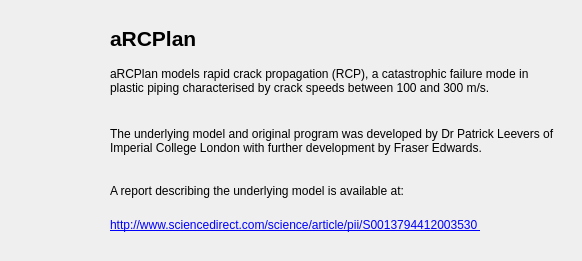
<?xml version="1.0" encoding="UTF-8"?>
<ui version="4.0">
 <class>about</class>
 <widget class="QDialog" name="about">
  <property name="geometry">
   <rect>
    <x>0</x>
    <y>0</y>
    <width>582</width>
    <height>261</height>
   </rect>
  </property>
  <property name="windowTitle">
   <string>Dialog</string>
  </property>
  <widget class="QLabel" name="label">
   <property name="geometry">
    <rect>
     <x>110</x>
     <y>30</y>
     <width>461</width>
     <height>16</height>
    </rect>
   </property>
   <property name="font">
    <font>
     <pointsize>16</pointsize>
     <weight>75</weight>
     <bold>true</bold>
    </font>
   </property>
   <property name="text">
    <string>aRCPlan</string>
   </property>
  </widget>
  <widget class="QLabel" name="label_2">
   <property name="geometry">
    <rect>
     <x>110</x>
     <y>50</y>
     <width>451</width>
     <height>61</height>
    </rect>
   </property>
   <property name="text">
    <string>aRCPlan models rapid crack propagation (RCP), a catastrophic failure mode in plastic piping characterised by crack speeds between 100 and 300 m/s.</string>
   </property>
   <property name="wordWrap">
    <bool>true</bool>
   </property>
  </widget>
  <widget class="QLabel" name="label_3">
   <property name="geometry">
    <rect>
     <x>110</x>
     <y>110</y>
     <width>451</width>
     <height>61</height>
    </rect>
   </property>
   <property name="text">
    <string>The underlying model and original program was developed by Dr Patrick Leevers of Imperial College London with further development by Fraser Edwards. </string>
   </property>
   <property name="wordWrap">
    <bool>true</bool>
   </property>
  </widget>
  <widget class="QLabel" name="label_4">
   <property name="geometry">
    <rect>
     <x>110</x>
     <y>180</y>
     <width>451</width>
     <height>21</height>
    </rect>
   </property>
   <property name="text">
    <string>A report describing the underlying model is available at:</string>
   </property>
   <property name="wordWrap">
    <bool>true</bool>
   </property>
  </widget>
  <widget class="QLabel" name="Hyperlink">
   <property name="geometry">
    <rect>
     <x>110</x>
     <y>210</y>
     <width>441</width>
     <height>31</height>
    </rect>
   </property>
   <property name="text">
    <string>&lt;a href = &quot;http://www.sciencedirect.com/science/article/pii/S0013794412003530&quot;&gt;http://www.sciencedirect.com/science/article/pii/S0013794412003530 &lt;/a&gt;</string>
   </property>
   <property name="textFormat">
    <enum>Qt::RichText</enum>
   </property>
   <property name="wordWrap">
    <bool>true</bool>
   </property>
   <property name="openExternalLinks">
    <bool>true</bool>
   </property>
  </widget>
 </widget>
 <resources/>
 <connections/>
</ui>
